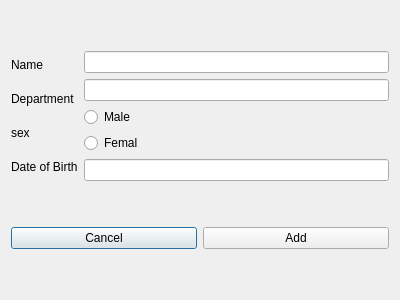
<?xml version="1.0" encoding="UTF-8"?>
<ui version="4.0">
 <class>AddStuent</class>
 <widget class="QDialog" name="AddStuent">
  <property name="geometry">
   <rect>
    <x>0</x>
    <y>0</y>
    <width>400</width>
    <height>300</height>
   </rect>
  </property>
  <property name="windowTitle">
   <string>Dialog</string>
  </property>
  <layout class="QVBoxLayout" name="verticalLayout_3">
   <item>
    <layout class="QHBoxLayout" name="horizontalLayout">
     <item>
      <layout class="QVBoxLayout" name="verticalLayout_2">
       <item>
        <widget class="QLabel" name="name_2">
         <property name="text">
          <string>Name</string>
         </property>
        </widget>
       </item>
       <item>
        <widget class="QLabel" name="department_2">
         <property name="text">
          <string>Department</string>
         </property>
        </widget>
       </item>
       <item>
        <widget class="QLabel" name="sex">
         <property name="text">
          <string>sex</string>
         </property>
        </widget>
       </item>
       <item>
        <widget class="QLabel" name="DateOfBirth_1">
         <property name="text">
          <string>Date of Birth</string>
         </property>
        </widget>
       </item>
      </layout>
     </item>
     <item>
      <layout class="QVBoxLayout" name="verticalLayout">
       <item>
        <widget class="QLineEdit" name="name"/>
       </item>
       <item>
        <widget class="QLineEdit" name="department"/>
       </item>
       <item>
        <widget class="QRadioButton" name="SexMale">
         <property name="text">
          <string>Male</string>
         </property>
        </widget>
       </item>
       <item>
        <widget class="QRadioButton" name="SexFemal">
         <property name="text">
          <string>Femal</string>
         </property>
        </widget>
       </item>
       <item>
        <widget class="QLineEdit" name="DateOfBirth"/>
       </item>
      </layout>
     </item>
    </layout>
   </item>
   <item>
    <layout class="QHBoxLayout" name="horizontalLayout_2">
     <item>
      <widget class="QPushButton" name="Cancel">
       <property name="text">
        <string>Cancel</string>
       </property>
      </widget>
     </item>
     <item>
      <widget class="QPushButton" name="Add">
       <property name="text">
        <string>Add</string>
       </property>
      </widget>
     </item>
    </layout>
   </item>
  </layout>
 </widget>
 <resources/>
 <connections/>
</ui>
